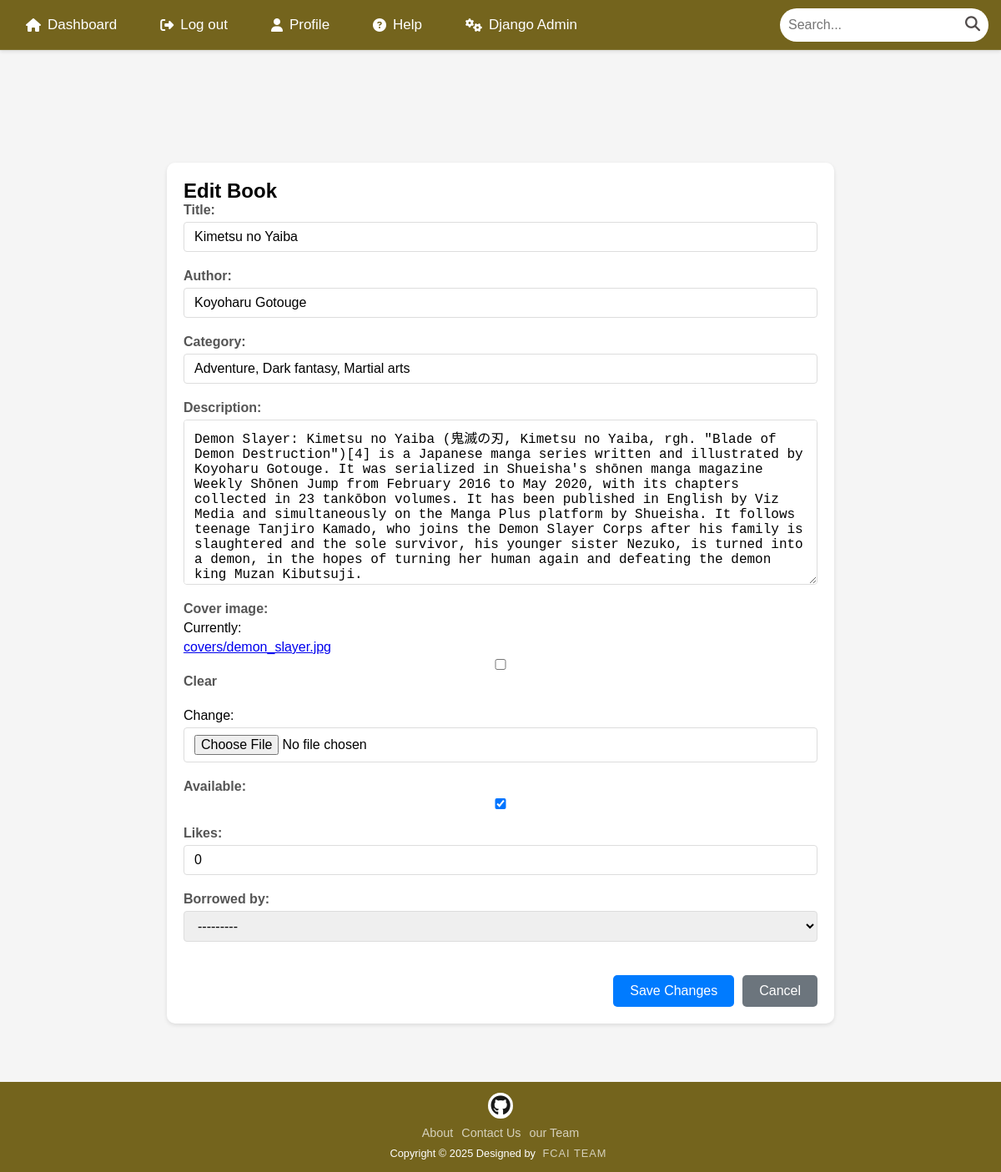
/books/edit/11/ (signed in), run on the app's committed database.
### books/models.py (models this page shows, shortened)
class Book(models.Model):
    title = models.CharField(max_length=200)
    author = models.CharField(max_length=120)
    category = models.CharField(max_length=100)
    description = models.TextField()
    cover_image = models.ImageField(upload_to='covers/', blank=True, null=True)
    available = models.BooleanField(default=True)
    likes = models.PositiveIntegerField(default=0)  # Count of likes
    liked_by = models.ManyToManyField(User, related_name='favorite_books', blank=True)  # Users who liked this book
    borrowed_by = models.ForeignKey(User, on_delete=models.SET_NULL, null=True, blank=True, related_name='borrowed_books')  # Track borrowing user

### books/views.py (the view)
# urls.py: path('edit/<int:book_id>/', views.edit_book, name='edit_book'),
@user_passes_test(is_admin)
def edit_book(request, book_id):
    book = get_object_or_404(Book, id=book_id)
    if request.method == "POST":
        form = BookForm(request.POST, request.FILES, instance=book)
        if form.is_valid():
            book = form.save()
            if request.headers.get('X-Requested-With') == 'XMLHttpRequest':
                book_html = render_to_string('book_card.html', {'book': book})
                return JsonResponse({'success': True, 'book_html': book_html})
            messages.success(request, "The book was successfully updated.")
            return redirect('admin_dashboard')
    else:
        form = BookForm(instance=book)
    return render(request, "editbook.html", {"form": form})

### books/forms.py
class BookForm(forms.ModelForm):
    class Meta:
        model = Book
        fields = ['title', 'author', 'category', 'description', 'cover_image', 'available', 'likes', 'borrowed_by']

### books/views.py (called while the page is built)
def is_admin(user):
    return user.is_staff

### templates/editbook.html (shortened to what this page needs)
{% extends "base.html" %}
{% load static %}
{% block content %}
<div class="edit-book-section">
    <h2>Edit Book</h2>
    <form method="POST" enctype="multipart/form-data" class="book-form">
        {{ form.as_p }}
        <div class="form-actions">
            <button type="submit" class="submit-btn">Save Changes</button>
            <a href="{% url 'admin_dashboard' %}" class="cancel-btn">Cancel</a>
        </div>
    </form>
</div>
{% endblock %}

### static/Css/base.css (style rules this page uses)
* { box-sizing: border-box; margin: 0; padding: 0; }
html { height: 100%; }
body { min-height: 100vh; display: flex; flex-direction: column; padding-top: 70px !important; font-family: 'Arial', sans-serif; }

### static/Css/Nav.css (style rules this page uses)
body { padding-top: 70px !important; min-height: 100vh; margin: 0; display: flex; flex-direction: column; }

### templates/editbook.html (style rules this page uses)
body { margin: 0; padding: 0; min-height: 100vh; background-color: #f5f5f5; }
.edit-book-section { max-width: 800px; margin: 20px auto; padding: 20px; background: white; border-radius: 10px; box-shadow: 0 2px 5px rgba(0,0,0,0.1); }
.book-form { display: flex; flex-direction: column; gap: 20px; }
.book-form p { margin: 0; display: flex; flex-direction: column; gap: 5px; }
.book-form label { font-weight: bold; color: #555; }
.book-form input, .book-form textarea, .book-form select { padding: 8px 12px; border: 1px solid #ddd; border-radius: 4px; font-size: 16px; }
.book-form textarea { min-height: 100px; }
.form-actions { display: flex; gap: 10px; justify-content: flex-end; margin-top: 20px; }
.submit-btn, .cancel-btn { padding: 10px 20px; border-radius: 5px; cursor: pointer; font-size: 16px; text-decoration: none; text-align: center; }
.submit-btn { background-color: #007bff; color: white; border: none; }
.cancel-btn { background-color: #6c757d; color: white; }

### data on the page
Book: title "Kimetsu no Yaiba", author "Koyoharu Gotouge", category "Adventure, Dark fantasy, Martial arts", description "Demon Slayer: Kimetsu no Yaiba (鬼滅の刃, Kimetsu no Yaiba, rgh. \"Blade of Demon Destruction\")[4] is a Japanese manga series written and illustrated by Koyoharu Gotouge. It was serialized in Shueisha's shōnen manga magazine Weekly Shōnen Jump from February 2016 to May 2020, with its chapters collected in 23 tankōbon volumes. It has been published in English by Viz Media and simultaneously on the Manga Plus platform by Shueisha. It follows teenage Tanjiro Kamado, who joins the Demon Slayer Corps after his family is slaughtered and the sole survivor, his younger sister Nezuko, is turned into a demon, in the hopes of turning her human again and defeating the demon king Muzan Kibutsuji.", available "☑", likes "0", borrowed_by "---------"
